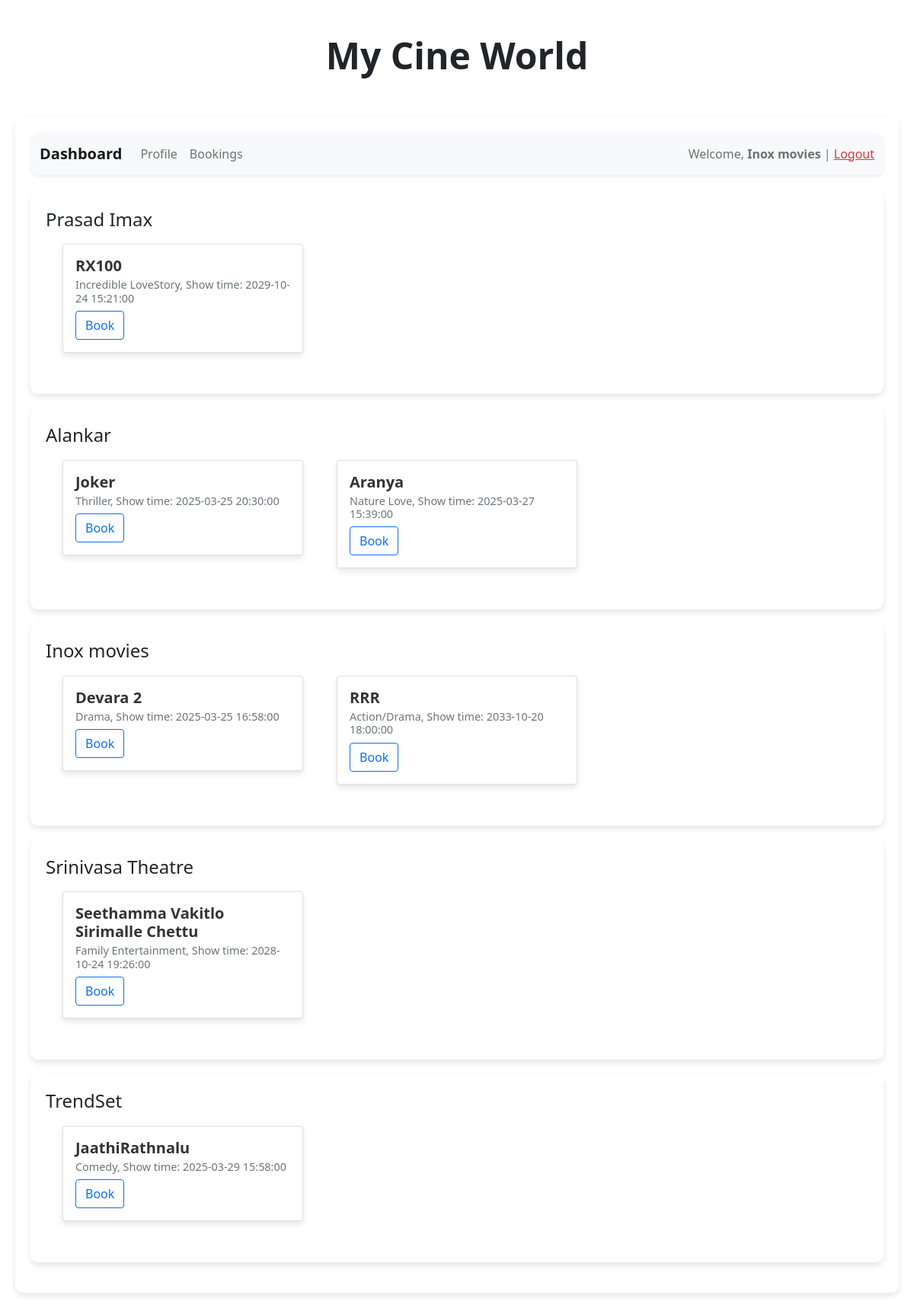
The app's page /user/3/Inox movies with its own data.
### backend/models.py (models this page shows)
class Theatre(db.Model):
    __tablename__="theatre"
    id=db.Column(db.Integer,primary_key=True)
    name=db.Column(db.String,nullable=False)
    location=db.Column(db.String,nullable=False)
    pin_code=db.Column(db.Integer,nullable=False)
    capacity=db.Column(db.Integer,nullable=False)
    venue_pic_url=db.Column(db.String,nullable=True,default="None")
    shows=db.relationship("Show",cascade="all,delete",backref="theatre",lazy=True) #Theatre can access all of its shows

class Show(db.Model):
    __tablename__="show"
    id=db.Column(db.Integer,primary_key=True)
    name=db.Column(db.String,nullable=False)
    tags=db.Column(db.String,nullable=False)
    rating=db.Column(db.Integer,default=0)
    tkt_price=db.Column(db.Float,default=0.0)
    date_time=db.Column(db.DateTime,nullable=False)
    theatre_id=db.Column(db.Integer, db.ForeignKey("theatre.id"),nullable=False)
    tickets=db.relationship("Ticket",cascade="all,delete",backref="show",lazy=True) #Show can access its tickets

### backend/controllers.py (the view)
@app.route("/user/<id>/<name>")
def user_dashboard(id,name):
    theatres=get_theatres()
    dt_time_now=datetime.today().strftime('%Y-%m-%dT%H:%M')
    dt_time_now=datetime.strptime(dt_time_now,"%Y-%m-%dT%H:%M")
    return render_template("user_dashboard.html",uid=id,name=name,theatres=theatres,dt_time_now=dt_time_now)

### backend/controllers.py (called while the page is built)
def get_theatres():
    theatres=Theatre.query.all()
    return theatres

### templates/user_dashboard.html
{% extends "user_layout.html" %}
{% block content %}
    {% if theatres %}
        {% for theatre in theatres %}
            {% if theatre.shows %}
                <div class="outer_box">
                    <h4>{{theatre.name}}</h4>
                    <div class="container">
                        <div class="row">
                            {% for show in theatre.shows %}
                                {% if show.date_time >= dt_time_now %}
                                    <div class="col-md-4 mb-4">
                                        <div class="card">
                                            <div class="card-body">
                                                <h5 class="card-title">{{show.name}}</h5>
                                                <h6 class="card-subtitle mb-2 text-muted">{{show.tags}}, Show time: {{show.date_time}}</h6>
                                                <a href="/book_ticket/{{uid}}/{{show.id}}/{{name}}" class="btn btn-outline-primary">Book</a>
                                            </div>
                                        </div>
                                    </div>
                                {% endif %}
                            {% endfor %}
                        </div>
                    </div>
                </div>
            {% endif %}
        {% endfor %}
    {% else %}
        <h3 class="center">Sorry, no theatres available!!</h3>
    {% endif %}
{% endblock %}

### templates/user_layout.html (shortened to what this page needs)
<!DOCTYPE html>
<html>
<head>
    <link rel="stylesheet" href="/static/styles/main.css">
    <link href="https://cdn.jsdelivr.net/npm/bootstrap@5.0.2/dist/css/bootstrap.min.css" rel="stylesheet">
</head>
<body>
    <div class="my_container">
        <div class="text-center py-4">
            <h1 class="display-5 fw-bold">My Cine World</h1>
        </div>
        <div class="my_panel">
            <nav class="navbar navbar-expand-lg navbar-light bg-light shadow-sm mb-4">
                <div class="container-fluid">
                    <a class="navbar-brand" href="/user/{{uid}}/{{name}}">Dashboard</a>
                    <div class="collapse navbar-collapse" id="navbarNav">
                        <ul class="navbar-nav me-auto">
                            <li class="nav-item">
                                <a class="nav-link" href="#">Profile</a>
                            </li>
                            <li class="nav-item">
                                <a class="nav-link" href="#">Bookings</a>
                            </li>
                        </ul>
                        <span class="navbar-text">
                            Welcome, <strong>{{name}}</strong> | <a href="/login" class="text-danger">Logout</a>
                        </span>
                    </div>
                </div>
            </nav>
            {% block content %}{% endblock %}
        </div>
    </div>
</body>
</html>

### static/styles/main.css (style rules this page uses)
* { margin: 0; padding: 0; box-sizing: border-box; }
body { font-family: 'Arial', sans-serif; background-color: #f8f9fa; }
.my_container { max-width: 1200px; margin: 0 auto; padding: 20px; }
.my_panel { background-color: #fff; border-radius: 10px; box-shadow: 0 4px 8px rgba(0, 0, 0, 0.1); padding: 20px; margin-top: 20px; }
.outer_box { background-color: #fff; border-radius: 10px; box-shadow: 0 4px 8px rgba(0, 0, 0, 0.1); padding: 20px; margin: 20px 0; }
.card { margin: 10px; border: none; border-radius: 10px; box-shadow: 0 4px 8px rgba(0, 0, 0, 0.1); transition: transform 0.3s ease; }
.card-title { font-size: 1.25rem; font-weight: bold; color: #333; }
.card-subtitle { font-size: 0.9rem; color: #6c757d; }
.navbar { border-radius: 10px; margin-bottom: 20px; }
.navbar-brand { font-weight: bold; color: #333; }
.nav-link { color: #333; }
.btn-outline-primary { border-color: #007bff; color: #007bff; transition: background-color 0.3s ease; }

### records on screen
Theatre: name "Inox movies"
Theatre: name "Prasad Imax"
Show: name "RX100", tags "Incredible LoveStory", date_time "2029-10-24 15:21:00"
Theatre: name "Alankar"
Show: name "Joker", tags "Thriller", date_time "2025-03-25 20:30:00"
Show: name "Aranya", tags "Nature Love", date_time "2025-03-27 15:39:00"
Show: name "Devara 2", tags "Drama", date_time "2025-03-25 16:58:00"
Show: name "RRR", tags "Action/Drama", date_time "2033-10-20 18:00:00"
Theatre: name "Srinivasa Theatre"
Show: name "Seethamma Vakitlo Sirimalle Chettu", tags "Family Entertainment", date_time "2028-10-24 19:26:00"
Theatre: name "TrendSet"
Show: name "JaathiRathnalu", tags "Comedy", date_time "2025-03-29 15:58:00"
